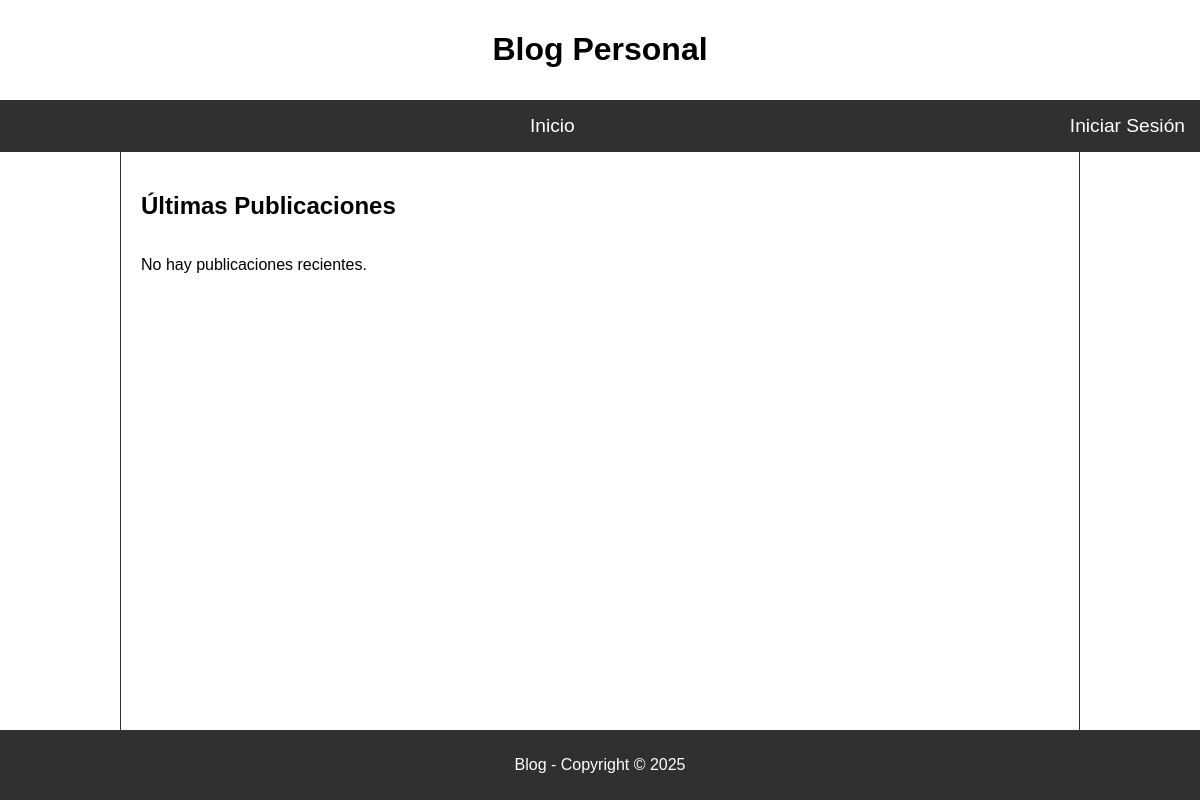
Before: / with the older database file.
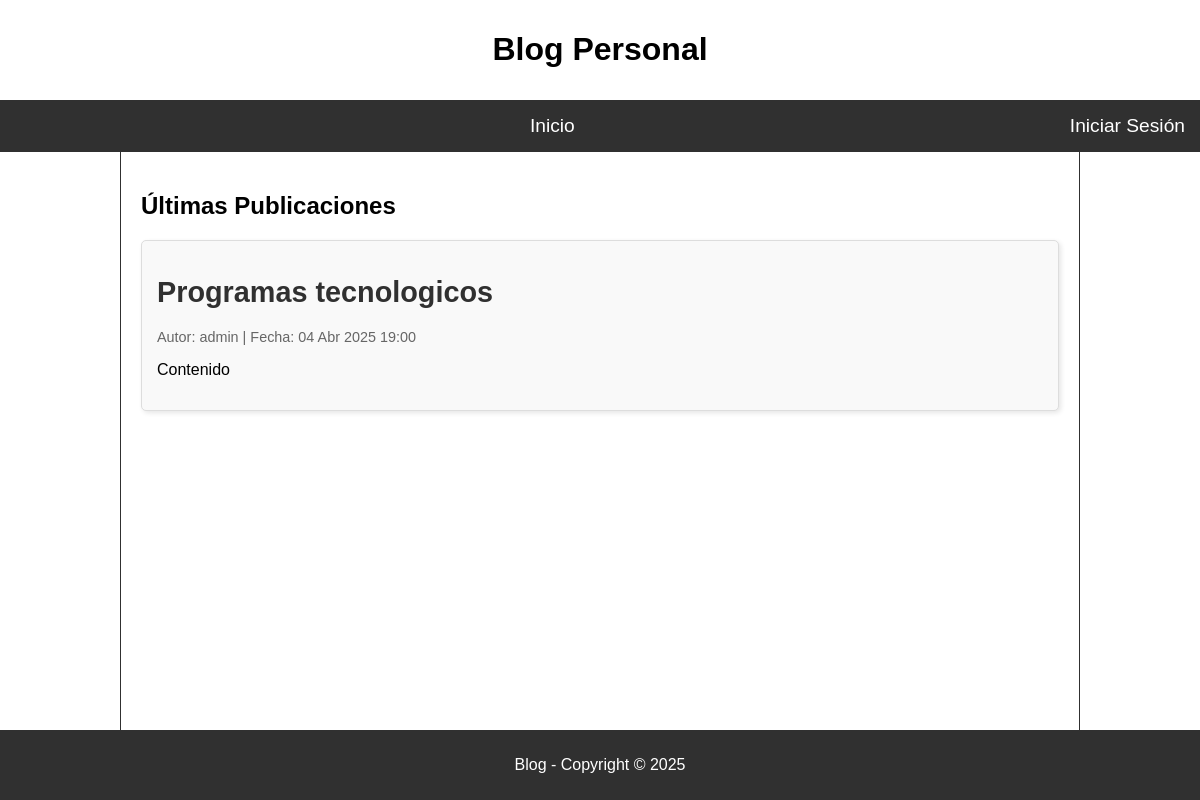
After: the same page with the newer database file.
### post/models.py (models this page shows, shortened)
class Post(models.Model):
    title = models.CharField(max_length=200)
    content = models.TextField()
    author = models.ForeignKey(User, on_delete=models.CASCADE)  # Relación con usuario
    category = models.ForeignKey(Category, on_delete=models.SET_NULL, null=True, blank=True)  # Relación con categoría
    created_at = models.DateTimeField(auto_now_add=True)
    updated_at = models.DateTimeField(auto_now=True)
    published = models.BooleanField(default=True)

### post/views.py (the view)
# urls.py: path('', views.index, name='index'),
def index(request):
    publicaciones_recientes = Post.objects.all().order_by('-created_at')[:6]  # Últimas 6 publicaciones
    return render(request, 'post/index.html',{'publicaciones_recientes': publicaciones_recientes})

### post/templates/post/index.html (shortened to what this page needs)
{% extends 'post/base.html' %}
{% load static %}
{% block extra_head %}
<link rel="stylesheet" href="{% static 'post/css/index.css' %}">
{% endblock extra_head%}
{% block content %}
<h1>Últimas Publicaciones</h1>
<div class="grid-publicaciones">
    {% for post in publicaciones_recientes %}
        <div class="tarjeta-publicacion">
            <h2 class="post-title">
                <a href="{% url 'detalle_publicacion' post.id %}">{{ post.title }}</a>
            </h2>
            <p class="post-meta">
                Autor: {{ post.author.username }} | Fecha: {{ post.created_at|date:"d M Y H:i" }}
            </p>
            <p class="post-content">
                {{ post.content|truncatewords:30 }}
            </p>
        </div>
    {% empty %}
        <p>No hay publicaciones recientes.</p>
    {% endfor %}
</div>
{% endblock content%}

### post/templates/post/base.html (shortened to what this page needs)
{% load static %}
<!DOCTYPE html>
<html lang="es">
<head>
    <link rel="stylesheet" href="{% static 'post/css/base.css' %}">
    {% block extra_head %}
    {% endblock extra_head %}
</head>
<body>
    <main>
        <header>
            {% if user.is_authenticated %}
            <h1>Blog {{ user.username }}</h1>
            {% else %}
            <h1>Blog Personal</h1>
            {% endif %}
        </header>
        <nav id="navbar">
            <ul>
                <li><a href="{% url 'index' %}">Inicio</a></li>
            </ul>
            <div>
                {% if user.is_authenticated %}
                    <p><a href="% url 'perfil' %">Perfil</a> | <a class="nav-link" href="#"
                        onClick="document.getElementById('logoutform').submit()">
                        Salir
                        </a>
                        <form id="logoutform" method="POST" action="{% url 'logout' %}">
                            {% csrf_token %}
                            <input type="hidden">
                        </form>
                    </p>
                {% else %}
                    <a href="{% url 'login' %}">Iniciar Sesión</a>
                {% endif %}
            </div>
        </nav>
        <section class="page_content">
            {% block content %}
            {% endblock content %}
        </section>
        <footer>
            <p>Blog - Copyright © 2025</p>
        </footer>
    </main>
</body>
</html>

### post/static/post/css/base.css (style rules this page uses)
html, body { height: 100%; margin: 0; }
body { display: flex; font-family: Arial, sans-serif; flex-direction: column; }
main { flex: 1; display: flex; flex-direction: column; }
header { padding: 10px; text-align: center; }
#navbar { display: flex; justify-content: space-between; padding: 15px; background-color: #303030; }
#navbar ul { display: flex; list-style: none; margin: auto; }
#navbar ul li { margin-right: 20px; }
#navbar div { display: flex; align-items: center; }
a { text-decoration: none; color: #ffffff; font-size: 1.2em; }
.page_content { padding: 20px; flex: 1; margin: 0 10vw; border-left: 1px solid #303030; border-right: 1px solid #303030; }
footer { text-align: center; padding: 10px; background-color: #303030; color: #ffffff; }

### post/static/post/css/index.css (style rules this page uses)
.grid-publicaciones { display: grid; grid-template-columns: repeat(auto-fit, minmax(300px, 1fr)); gap: 20px; margin-top: 20px; }
.tarjeta-publicacion { padding: 15px; border: 1px solid #ddd; border-radius: 5px; background: #f9f9f9; box-shadow: 2px 2px 5px rgba(0, 0, 0, 0.1); transition: transform 0.2s ease-in-out; }
.post-title a { text-decoration: none; color: #303030; font-weight: bold; font-size: 1.2em; }
.post-meta { font-size: 0.9em; color: #666; }
.post-content { font-size: 1em; }

Changed rows visible on the page:
added Post: title "Programas tecnologicos", author.username "admin", created_at "04 Abr 2025 19:00", content "Contenido"
Other visible differences:
text no longer shown: "No hay publicaciones recientes."
